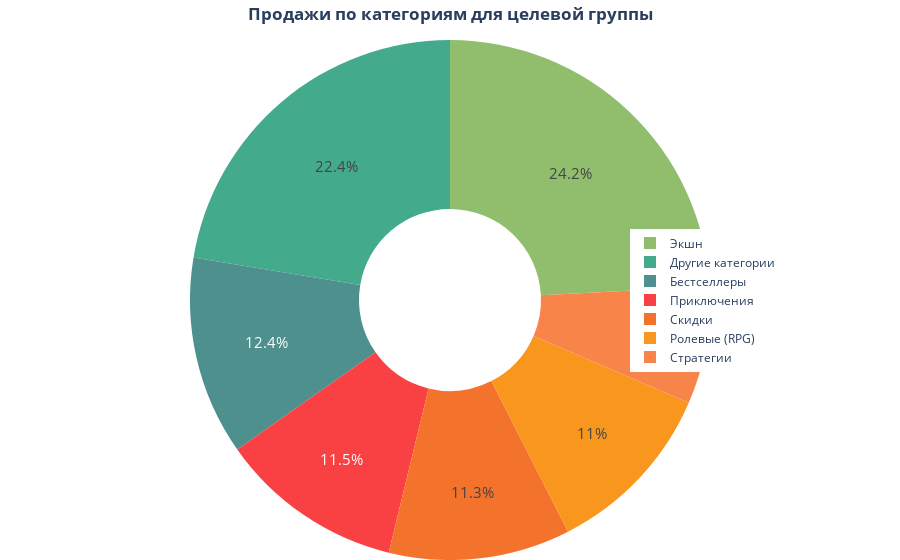

The notebook cell this image was saved under:
### Code cell
fig = px.pie(d.sort_values("good_price", ascending=False), values="good_price",
             names="category_name", hover_name="category_name", hole=.35,
             title="<b>Продажи по категориям для целевой группы"
            )
fig.update_layout(margin=dict(t=40, b=0, l=0, r=0))
fig.update_traces(textfont_size=15)

fig.update_traces(
    hoverinfo="label+value",
    textinfo="percent",
    marker = dict(
        colors = [
            "#90BE6D",
            "#43AA8B",
            "#4D908E",
            "#F94144",
            "#F3722C",
            "#F8961E",
            "#F9844A"
        ]
    )
)

fig.update_layout(
    title_x = 0.5,
    legend=dict(
        y=0.5,
        x=0.7
    )
)

fig.show()

### Figure 1 — Plotly figure (JSON) as saved in the notebook; plotly's stock layout.template omitted (floating-point values rounded to 4 significant figures)
{"data": [{"domain": {"x": [0, 1], "y": [0, 1]}, "hole": 0.35, "hoverinfo": "label+value", "hovertemplate": "<b>%{hovertext}</b><br><br>category_name=%{label}<br>good_price=%{value}<extra></extra>", "hovertext": ["Экшн", "Другие категории", "Бестселлеры", "Приключения", "Скидки", "Ролевые (RPG)", "Стратегии"], "labels": ["Экшн", "Другие категории", "Бестселлеры", "Приключения", "Скидки", "Ролевые (RPG)", "Стратегии"], "legendgroup": "", "marker": {"colors": ["#90BE6D", "#43AA8B", "#4D908E", "#F94144", "#F3722C", "#F8961E", "#F9844A"]}, "name": "", "showlegend": true, "textfont": {"size": 15}, "textinfo": "percent", "type": "pie", "values": [32960000.0, 30530000.0, 16860000.0, 15640000.0, 15400000.0, 15040000.0, 9961000.0]}], "layout": {"autosize": true, "legend": {"tracegroupgap": 0, "x": 0.7, "y": 0.5}, "margin": {"b": 0, "l": 0, "r": 0, "t": 40}, "title": {"text": "<b>Продажи по категориям для целевой группы", "x": 0.5}}}
